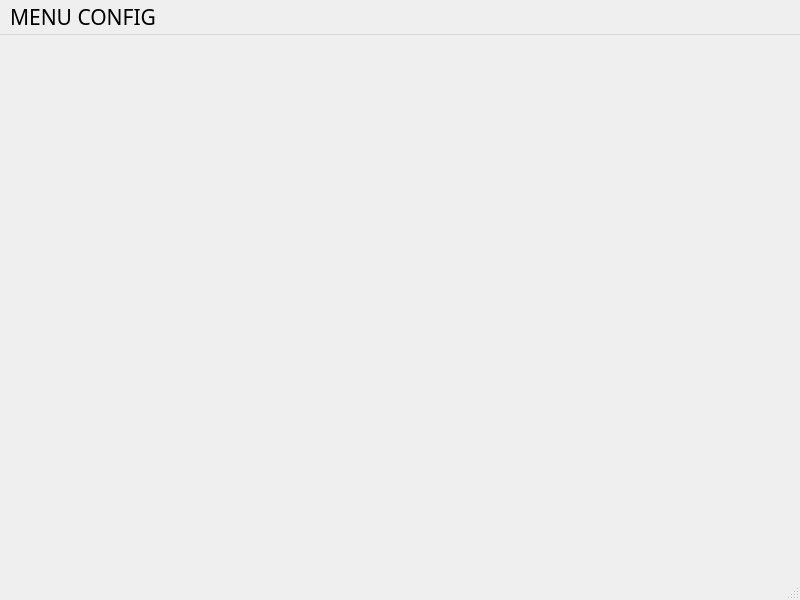
<?xml version="1.0" encoding="UTF-8"?>
<ui version="4.0">
 <class>MainWindow</class>
 <widget class="QMainWindow" name="MainWindow">
  <property name="geometry">
   <rect>
    <x>0</x>
    <y>0</y>
    <width>800</width>
    <height>600</height>
   </rect>
  </property>
  <property name="font">
   <font>
    <family>Noto Sans JP</family>
    <pointsize>16</pointsize>
   </font>
  </property>
  <property name="windowTitle">
   <string>MainWindow</string>
  </property>
  <widget class="QWidget" name="centralwidget">
   <layout class="QGridLayout" name="gridLayout"/>
  </widget>
  <widget class="QMenuBar" name="menubar">
   <property name="geometry">
    <rect>
     <x>0</x>
     <y>0</y>
     <width>800</width>
     <height>36</height>
    </rect>
   </property>
   <widget class="QMenu" name="menuMENU_CONFIG">
    <property name="title">
     <string>MENU CONFIG</string>
    </property>
   </widget>
   <addaction name="menuMENU_CONFIG"/>
  </widget>
  <widget class="QStatusBar" name="statusbar"/>
 </widget>
 <resources/>
 <connections/>
</ui>
